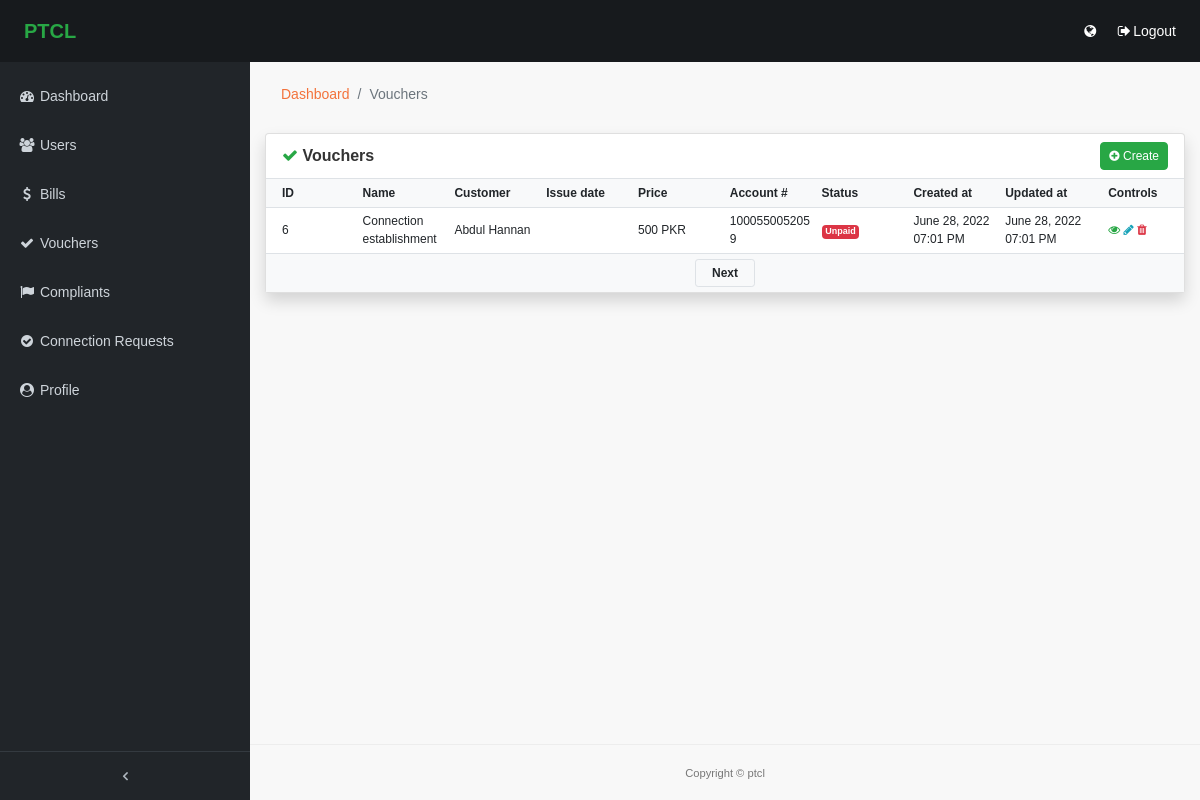
Page /admin/vouchers.php (signed in) on the committed database.
### tables this page shows
CREATE TABLE `vouchers` (
  `id` int(100) NOT NULL,
  `name` varchar(1000) DEFAULT NULL,
  `connection_id` int(11) DEFAULT NULL,
  `image` varchar(1000) DEFAULT NULL,
  `status` int(1) DEFAULT NULL,
  `created_at` varchar(30) DEFAULT NULL,
  `updated_at` varchar(30) DEFAULT NULL
);

CREATE TABLE `users` (
  `id` int(100) NOT NULL,
  `first_name` varchar(200) DEFAULT NULL,
  `last_name` varchar(200) DEFAULT NULL,
  `username` varchar(100) DEFAULT NULL,
  `email` varchar(200) DEFAULT NULL,
  `password` varchar(200) DEFAULT NULL,
  `phone` varchar(30) DEFAULT NULL,
  `cnic` varchar(30) DEFAULT NULL,
  `address` varchar(500) DEFAULT NULL,
  `about` varchar(200) DEFAULT NULL,
  `status` int(1) DEFAULT NULL,
  `role` int(1) DEFAULT NULL,
  `created_at` varchar(30) DEFAULT NULL,
  `updated_at` varchar(30) DEFAULT NULL
);

CREATE TABLE `requests` (
  `id` int(100) NOT NULL,
  `user_id` int(100) DEFAULT NULL,
  `speed` varchar(200) DEFAULT NULL,
  `price` varchar(30) DEFAULT NULL,
  `account_id` varchar(30) DEFAULT NULL,
  `issuance_date` varchar(30) DEFAULT NULL,
  `ptcl_number` varchar(30) DEFAULT NULL,
  `status` int(1) DEFAULT NULL,
  `created_at` varchar(30) DEFAULT NULL,
  `updated_at` varchar(30) DEFAULT NULL
);

### classes/database.php (called while the page is built, shortened)
<?php
require_once 'app.php';
class DB extends app {
	private static $execute = [];
	private static $query;
	private static $sql = "";
	public static function table($name){
		$table = " FROM " . $name . " ";
		self::$sql .= $table;
		return __CLASS__;
	}
	public static function columns($columns){
		$cols = " SELECT ";
		if ($columns !== "*"){
			foreach ($columns as $name) {
				$cols .= $name . ", ";
			}
			self::$sql .= substr($cols, 0, -2);
		} else if ($columns === "*"){
			self::$sql .= "SELECT * ";
		}
		return __CLASS__;
	}
	public static function columnsmore($columns){
		$cols = ", ";
		foreach ($columns as $name) {
			$cols .= $name . ", ";
		}
		$cols = substr($cols, 0, -2);
		self::$sql .= $cols;
		return __CLASS__;
	}
	public static function join($joins, $type = "INNER"){
		$join = "";
		$keys = array_keys($joins);
		for ($i = 0; $i < count($joins); $i++) {
			$join .= $type . " JOIN " . $keys[$i] . " ON ";
			foreach ($joins[$keys[$i]] as $key => $value) {
				$join .= $key . " = " . $value . " ";
			}
		}
		self::$sql .= $join;
		return __CLASS__;
	}
	public static function order($column, $type = ""){
		$order = " ORDER BY {$column} {$type}";
		self::$sql .= $order;
		return __CLASS__;
	}
	public static function paging($page, $limit){
		$offset = ($page - 1) * $limit;
		$limit = " LIMIT {$offset} , {$limit} ";
		self::$sql .= $limit;
		return __CLASS__;
	}
	public static function execute(){
		try {
			$result = parent::$con->prepare(self::$sql);
			if (count(self::$execute) == 0) {
				$result->execute();
			} else {
				$result->execute(self::$execute);
			}
			self::$sql = "";
			array_splice(self::$execute, 0);
			return self::$query = $result;
		} catch (Exception $e) {
			$error = "";
			$error .= "<h3 style='font-size:20px;color:red;font-family:arial;margin:10px 0;'>Opps error detected</h3>";
			$error .= "<p style='font-size:14px;font-family:arial;margin:2px 0;'><b>Code :</b> {$e->getCode()}</p>";
			$error .= "<p style='font-size:14px;font-family:arial;margin:2px 0;'><b>Line number :</b> {$e->getLine()}</p>";
			$error .= "<p style='font-size:14px;font-family:arial;margin:2px 0;'><b>Filename</b> :</b> {$e->getFile()}</p>";
			$error .= "<p style='font-size:14px;font-family:arial;margin:2px 0;'><b>Message</b> :</b> {$e->getMessage()}</p>";
			$error .= "<br>";
			echo $error;
		}
	}
	public static function fetch($type = "all"){
		$result = self::$query->setFetchMode(PDO::FETCH_ASSOC);
		if ($type == "all") {
			$result = self::$query->fetchall();
		}
		return $result;
	}
}

### admin/vouchers.php (the view, shortened to what this page needs)
<?php require_once "../classes/database.php"; ?>
<?php
  $page = (isset($_GET["page"])) ? $_GET["page"] : 1;
  $page = ($page == 0) ? 1 : $page ;
  $colspan = 10;
  $listing = DB::execute();
  $listing = DB::fetch("all"); ?>
<!DOCTYPE html>
<html lang="en">
<head>
  <link href="assets/vendor/bootstrap/css/bootstrap.min.css" rel="stylesheet">
  <link href="assets/css/admin.css" rel="stylesheet">
  <link href="assets/vendor/font-awesome/css/font-awesome.min.css" rel="stylesheet" type="text/css">
  <link href="assets/css/custom.css" rel="stylesheet">
</head>
<body class="fixed-nav sticky-footer" id="page-top">
  <div class="content-wrapper">
    <div class="container-fluid">
      <ol class="breadcrumb bg-transparent">
        <li class="breadcrumb-item">
          <a href="dashboard.php">Dashboard</a>
        </li>
        <li class="breadcrumb-item active">Vouchers</li>
      </ol>
      <div class="card shadow p-0 bg-white">
            <div class="d-flex align-items-center px-3 py-2">
              <h6 class="m-0 align-middle">
                <i class=" fa fa-check text-success"></i> <b>Vouchers</b>
              </h6>
              <a class="btn btn-success btn-sm font-12 rounded ml-auto" href="voucher-create.php" >
                <span class="fa fa-plus-circle"></span> Create
              </a>
            </div>
            <table class="table table-card table-sm mb-0">
              <thead class="bg-light border-top">
                <tr>
                  <th class="px-3 border-0" scope="col">ID</th>
                  <th class="border-0" scope="col">Name</th>
                  <th class="border-0" scope="col">Customer</th>
                  <th class="border-0" scope="col">Issue date</th>
                  <th class="border-0" scope="col">Price</th>
                  <th class="border-0" scope="col">Account #</th>
                  <th class="border-0" scope="col">Status</th>
                  <th class="border-0" scope="col">Created at</th>
                  <th class="border-0" scope="col">Updated at</th>
                  <th class="px-3 border-0" scope="col">Controls</th>
                </tr>
              </thead>
              <tbody class="font-12">
                <?php if($listing):?>
                  <?php foreach($listing as $data):?>
                    <tr>
                        <td class="align-middle px-3" data-label="ID">
                          <?php echo $data["id"]; ?>
                        </td>
                        <td class="align-middle text-break" data-label="Name">
                          <?php echo $data["name"]; ?>
                        </td>
                        <td class="align-middle text-break" data-label="Customer">
                          <?php echo ucfirst($data["first_name"]." ".$data["last_name"]); ?>
                        </td>
                        <td class="align-middle text-break" data-label="Issue date">
                        </td>
                        <td class="align-middle text-break" data-label="Price">
                          <?php echo $data["price"]; ?> PKR
                        </td>
                        <td class="align-middle text-break" data-label="Account #">
                          <?php echo $data["account_id"]; ?>
                        </td>
                        <td class="align-middle text-break" data-label="Status">
                          <?php echo app::is_paid($data["status"]); ?>
                        </td>
                        <td class="align-middle text-break" data-label="Created at">
                          <?php echo app::formatDatetime($data["created_at"]); ?>
                        </td>
                        <td class="align-middle text-break" data-label="Updated at">
                          <?php echo app::formatDatetime($data["updated_at"]); ?>
                        </td>
                        <td class="align-middle px-3" data-label="Controls">
                            <a href="voucher-details.php?id=<?php echo $data["id"]; ?>" class="fa fa-eye text-success"></a>
                            <a href="voucher-update.php?id=<?php echo $data["id"]; ?>" class="fa fa-pencil text-info"></a>
                            <a href="vouchers.php?id=<?php echo $data["id"]; ?>" class="fa fa-trash text-danger"></a>
                        </td>
                    </tr>
                  <?php endforeach;?>
                <?php else:?>
                    <tr><td colspan="<?php echo $colspan; ?>" class="text-center"><b>No records found</b></td></tr>
                <?php endif;?>
              </tbody>
              <tfoot>
                <tr id="pagination" class="bg-light">
                  <td colspan="<?php echo $colspan; ?>" class="text-center">
                    <?php if($listing): ?>
                      <a href="vouchers.php?page=<?php echo $page + 1; ?>" class="btn btn-sm btn-light border font-12 px-3" <?php echo ($listing) ? "": "disbaled"; ?>>
                        <b>Next</b>
                      </a>
                    <?php endif;?>
                  </td>
                </tr>
              </tfoot>
            </table>
          </div>
    </div>
  </div>
</body>
</html>

### classes/app.php (shortened to what this page needs)
<?php
class app {
	public static function is_paid($value){
		if($value == 0){
		echo '<span class="badge badge-danger">Unpaid</span>';
		} else if($value == 1) {
		echo '<span class="badge badge-success">Paid</span>';
		}
	}
    public static function formatDatetime($datetime = "Y-m-d - h:i a", $pattern = "F d, Y h:i A"){
		$date = date($pattern, strtotime($datetime));
		return $date;
	}
}
?>

### admin/assets/css/admin.css (style rules this page uses)
html { position: relative; min-height: 100%; }
body { overflow-x: hidden; }
body.sticky-footer { margin-bottom: 62px; }
body.sticky-footer .content-wrapper { min-height: calc(100vh - 62px - 62px); }
body.fixed-nav { padding-top: 56px; }
.content-wrapper { min-height: calc(100vh - 62px); padding-top: 1rem; }
.content-wrapper { overflow-x: hidden; background: white; }
@media (min-width: 992px) { .content-wrapper { margin-left: 250px; } }
body { background: #f8f8f8; color: #777 !important; font-family: "Poppins", Helvetica, sans-serif; font-size: 14px; font-size: 0.875rem; }
.content-wrapper { background: #f8f8f8; }
h1, h2, h3, h4, h5, h6 { color: #333 !important; }
a { color: #f3723b; text-decoration: none; -moz-transition: all 0.5s ease-in-out; -o-transition: all 0.5s ease-in-out; -webkit-transition: all 0.5s ease-in-out; -ms-transition: all 0.5s ease-in-out; transition: all 0.5s ease-in-out; outline: none; }

### admin/assets/css/custom.css (style rules this page uses)
html, body { font-family: arial; }
.font-12 { font-size: 12px; }
.table-card { margin: 0; padding: 0; width: 100%; table-layout: fixed; font-size: 12px; }
.card { font-size: 12px; }

### rows in the picture
vouchers: id "6", name "Connection establishment", users.first_name+last_name "Abdul Hannan", requests.price "500", requests.account_id "1000550052059", status "Unpaid", created_at "June 28, 2022 07:01 PM", updated_at "June 28, 2022 07:01 PM"
